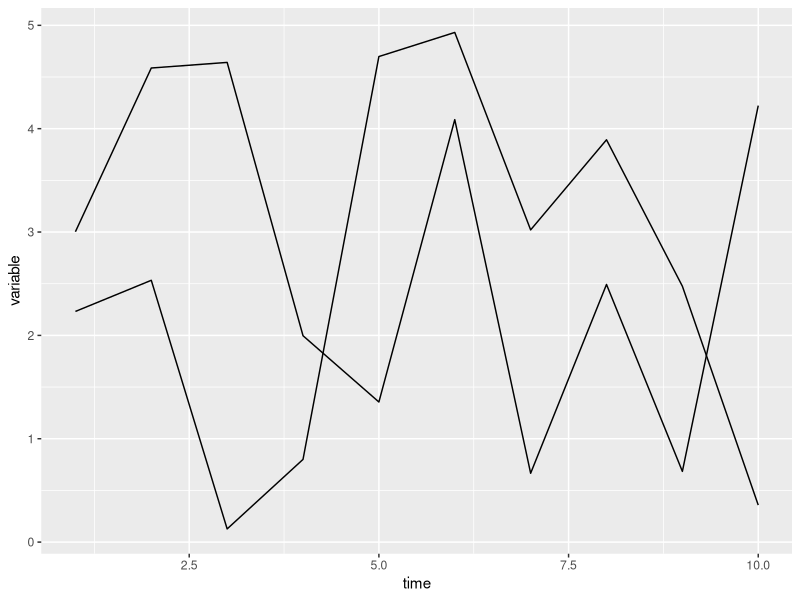
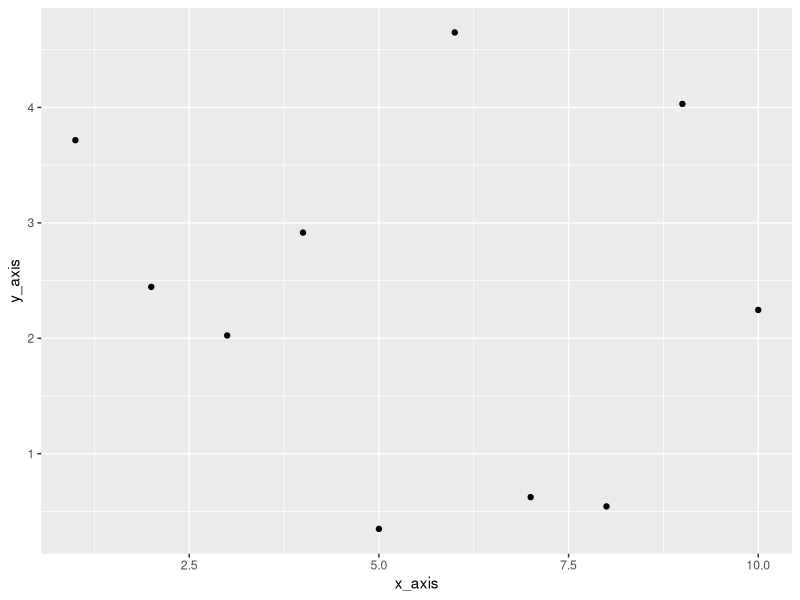
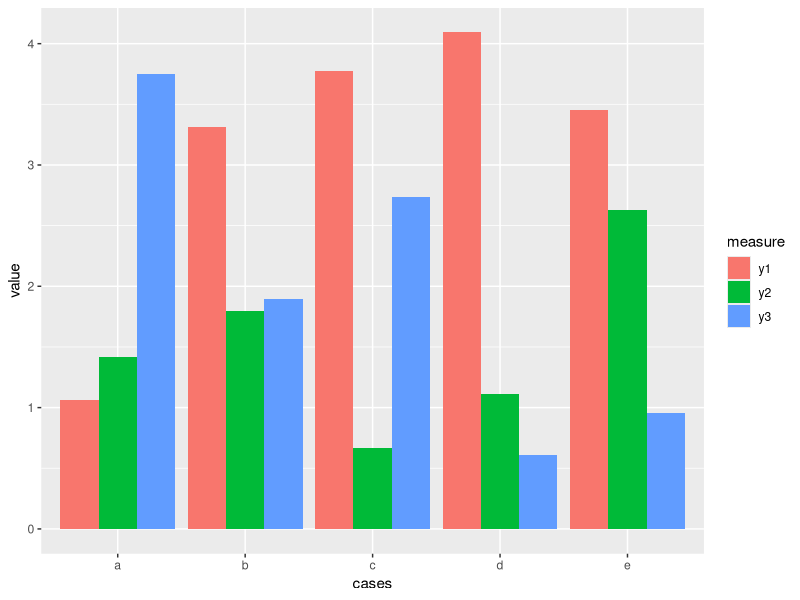
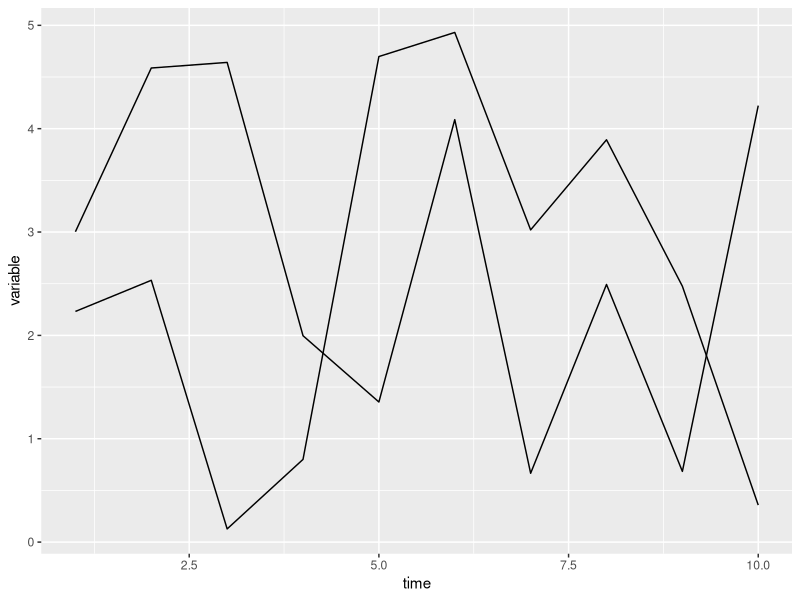

Write the R code that produced these figures, in order.
library(tidyverse)

## line chart
units<-letters[1:2]
time<-seq(1:10)

time_series<-expand.grid(units=units, time=time)

time_series$variable<-runif(20,0,5)

line_plot<-ggplot(time_series, aes(x=time, y=variable, group=units))+geom_line()

line_plot

## scatter plot

x_axis=seq(1:10)
y_axis=runif(10,0,5)

scatter_dat<-data.frame(x=x_axis,y=y_axis)

scatter_plot<-ggplot(scatter_dat,aes(x=x_axis,y=y_axis))+geom_point()

scatter_plot

## bar plot

cases<-letters[1:5]
y_axis1<-runif(5,0,5)
y_axis2<-runif(5,0,5)
y_axis3<-runif(5,0,5)

bar_dat<-data.frame(cases=cases, y1=y_axis1,y2=y_axis2,y3=y_axis3)

long_bar_dat<-pivot_longer(bar_dat, c("y1","y2","y3"), names_to = "measure",
                           values_to = "value")

bar_plot<-ggplot(long_bar_dat, aes(x=cases,y=value, fill=measure)) +geom_bar(stat=
          "identity", position="dodge")
bar_plot

# save files as .svg from ggsave
library(svglite)
ggsave("lineplot.svg", plot=line_plot)
